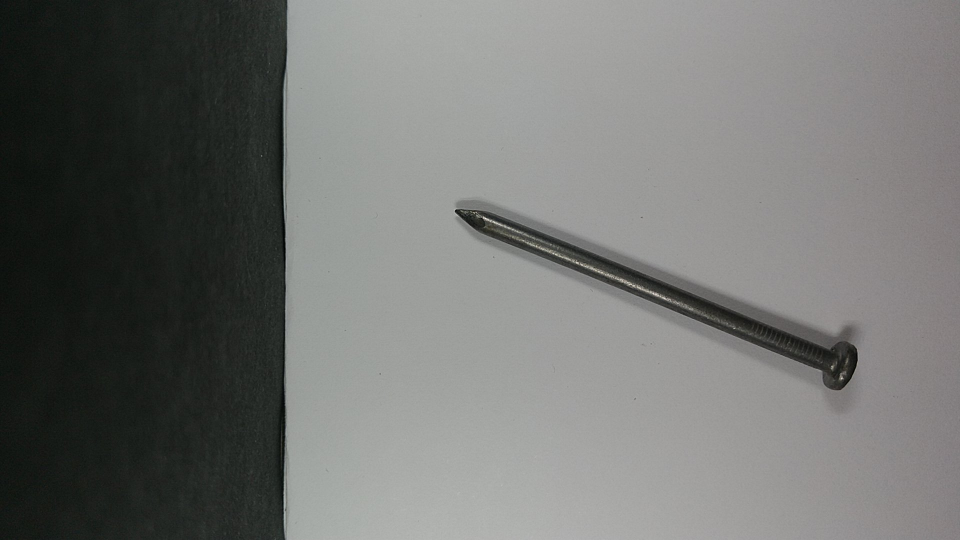
#> input picture Clasificador-de-imagenes/Data Base/Evaluacion/photo0.jpg, 1920 x 1080 px, found by its file name (shown at 1/2 size)
$ python Extraccion.py   (older library calls are emulated)
#> lines starting #> are read from the running program, lines starting #| are printed output that depends on the picture
#> further down, img is the input picture: shape (1080, 1920, 3); mean R, G, B 113.6, 114.8, 112.4
#####################################################################################################################################
##Representacion de Histograma de color para una imagen filtrada
#####################################################################################################################################
import numpy as np
from matplotlib import pyplot as plt
plt.rcParams['image.cmap'] = 'gray'
from skimage import io, color, img_as_float, img_as_ubyte, filters
import cv2

def escala_grises(image):
    gris = cv2.cvtColor(image, cv2.COLOR_BGR2GRAY)
    return gris

def normalizacion(image):
    image = cv2.resize(image, (500, 400))
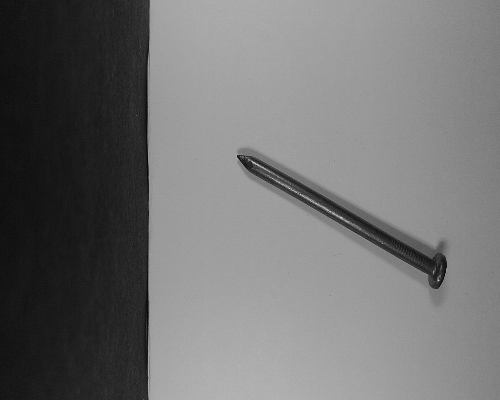
#> image: shape (400, 500); min 3, max 216, mean 113.9
    return image

def gaussian(image):
    image = cv2.GaussianBlur(image, (3, 3), 0)
    return image

def sobel(image):
    image = filters.sobel(image)
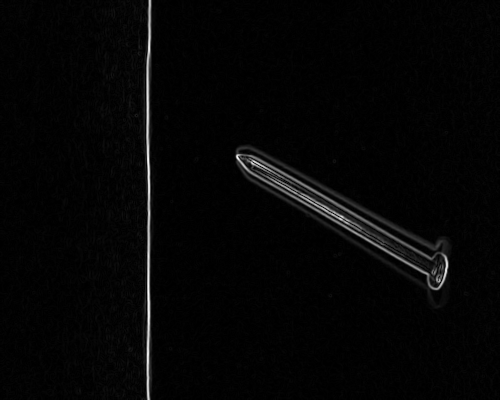
#> image: shape (400, 500) float64; min 0, max 0.289, mean 0.00666; drawn with min black and max white
    return image

img = io.imread('./Data-Base/YTrain/ZArandelas/photo0.jpg')
tornillo = escala_grises(img)
tornillo = normalizacion(tornillo)

bg = gaussian(tornillo)
bc = sobel(bg)

fig, (ax2, ax1, ax0) = plt.subplots(1, 3, figsize=(16, 5))
ax0.imshow(bc)
ax0.hlines(bc.shape[0]//2, 0, bc.shape[1], color='C3')
ax0.set_title('Filtro Gauss + Sobel')
ax1.plot(bc[bc.shape[0]//2, :], color='C3')
ax1.set_title('Linea divisoria central')

ax2.hist(bc.ravel(), bins=32, range=[0, 256], color='C3')
ax2.set_xlim(0, 256);
ax2.set_title('Histograma de color para imagen filtrada')
plt.show()
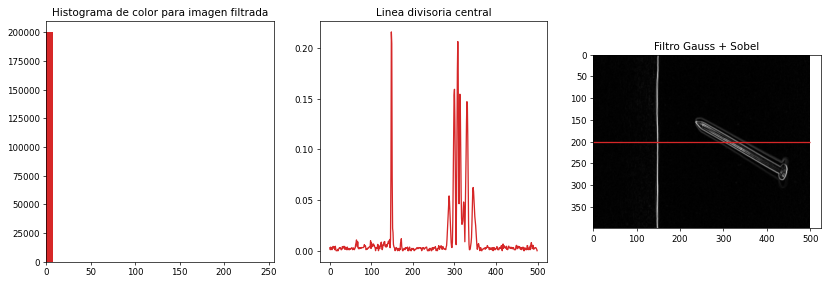
#> figure drawn by matplotlib, 3 panels; panel 1: tallest bar 200000 high, from x = 0 to 8; panel 2: curve peaks at x = 148, y = 0.216

#####################################################################################################################################
##Comparacion de caracteristicas Hu, HOG y Haralick para las distintas piezas de ferreteria
#####################################################################################################################################
#Determinacion de la base de datos
tornillo = io.ImageCollection('./Hog, Haralick y Hu/No Cortadas/Tornillos/*.png:./Hog, Haralick y Hu/No Cortadas/Tornillos/*.jpg')
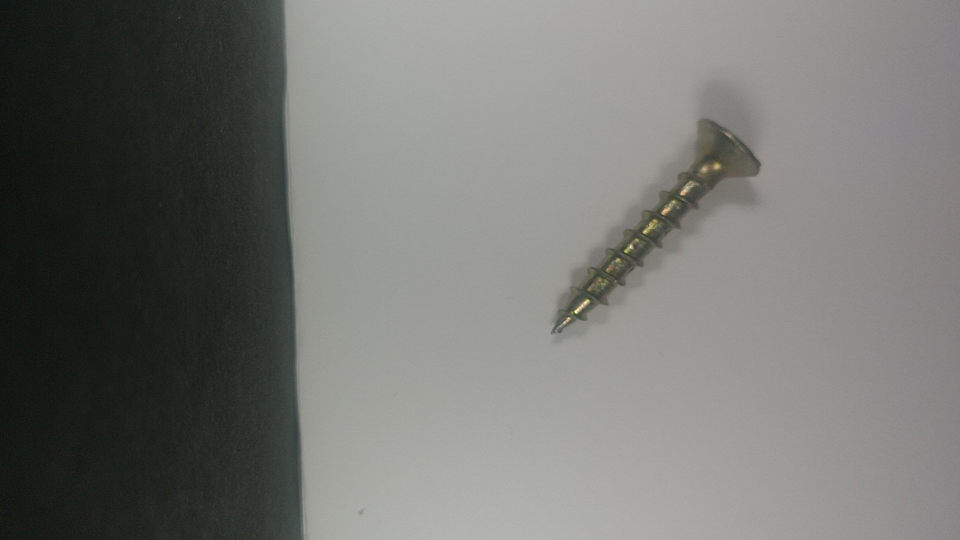
#> input picture Clasificador-de-imagenes/Data Base/YTest/Tornillos/photo16.jpg, 1920 x 1080 px (shown at 1/2 size)
#> tornillo = 1 item
tuerca = io.ImageCollection('./Hog, Haralick y Hu/No Cortadas/Tuercas/*.png:./Hog, Haralick y Hu/No Cortadas/Tuercas/*.jpg')
arandela = io.ImageCollection('./Hog, Haralick y Hu/No Cortadas/Arandelas/*.png:./Hog, Haralick y Hu/No Cortadas/Arandelas/*.jpg')
clavo = io.ImageCollection('./Hog, Haralick y Hu/No Cortadas/Clavos/*.png:./Hog, Haralick y Hu/No Cortadas/Clavos/*.jpg')

tornillo_gray = []
tornillo_n = []
tornillo_edge = []

tuerca_gray = []
tuerca_n = []
tuerca_edge = []

arandela_gray = []
arandela_n = []
arandela_edge = []

clavo_gray = []
clavo_n = []
clavo_edge = []

i = 0
for i in range(0, len(tornillo)):
    aux = normalizacion(tornillo[i])
    #aux = gaussian(aux)
    tornillo_n.append(aux)
    tornillo_gray.append(escala_grises(tornillo_n[i]))
    tornillo_edge.append(sobel(tornillo_gray[i]))
#> this loop made 1 pass
#> pass 1, in normalizacion (call 2), `image = cv2.resize(image, (500, 400))`:
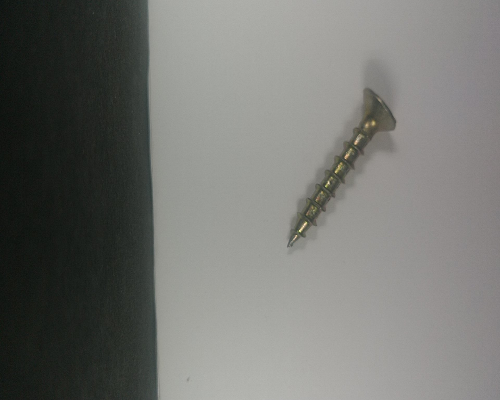
#> image: shape (400, 500, 3); mean of channels 0, 1, 2 116, 116.8, 113; drawn as R, G, B
#> pass 1, in sobel (call 2), `image = filters.sobel(image)`:
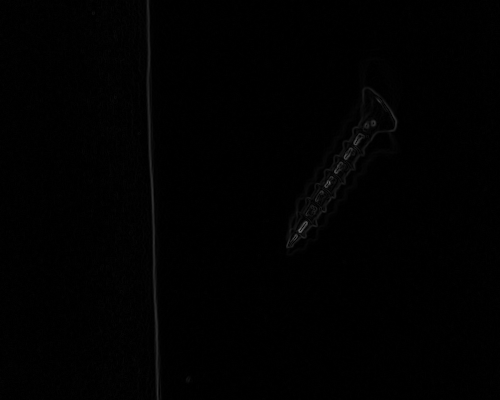
#> image: shape (400, 500) float64; min 0, max 0.379, mean 0.00698
#> after the loop, tornillo_edge = 1 item; tornillo_gray = 1 item; tornillo_n = 1 item

i = 0
for i in range(0, len(tuerca)):
    aux = normalizacion(tuerca[i])
    #aux = gaussian(aux)
    tuerca_n.append(aux)
    tuerca_gray.append(escala_grises(tuerca_n[i]))
    tuerca_edge.append(sobel(tuerca_gray[i]))
#> after the loop, tuerca_edge = []; tuerca_gray = []; tuerca_n = []

i = 0
for i in range(0, len(arandela)):
    aux = normalizacion(arandela[i])
    #aux = gaussian(aux)
    arandela_n.append(aux)
    arandela_gray.append(escala_grises(arandela_n[i]))
    arandela_edge.append(sobel(arandela_gray[i]))
#> after the loop, arandela_edge = []; arandela_gray = []; arandela_n = []

i = 0
for i in range(0, len(clavo)):
    aux = normalizacion(clavo[i])
    #aux = gaussian(aux)
    clavo_n.append(aux)
    clavo_gray.append(escala_grises(clavo_n[i]))
    clavo_edge.append(sobel(clavo_gray[i]))
#> after the loop, clavo_edge = []; clavo_gray = []; clavo_n = []

# [35 lines of commented-out code are left out]
import mahotas

def haralick(image):
    caracteristica = mahotas.features.haralick(image).mean(axis=0)
    return caracteristica

##Entre 5 arandelas distintos
print("Entre 5 arandelas distintos")
for j in range(5):
#> (the run stopped early here; a loop or call above may not have finished)
